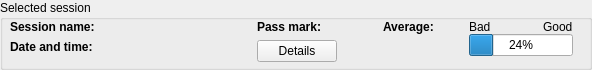
          <widget class="QGroupBox" name="VSSCSGroupBox" >
           <property name="minimumSize" >
            <size>
             <width>0</width>
             <height>70</height>
            </size>
           </property>
           <property name="maximumSize" >
            <size>
             <width>16777215</width>
             <height>70</height>
            </size>
           </property>
           <property name="title" >
            <string>Selected session</string>
           </property>
           <widget class="QWidget" name="VSSCSGridLayout" >
            <property name="geometry" >
             <rect>
              <x>0</x>
              <y>10</y>
              <width>583</width>
              <height>75</height>
             </rect>
            </property>
            <layout class="QGridLayout" >
             <property name="leftMargin" >
              <number>10</number>
             </property>
             <property name="topMargin" >
              <number>10</number>
             </property>
             <property name="rightMargin" >
              <number>10</number>
             </property>
             <property name="bottomMargin" >
              <number>10</number>
             </property>
             <property name="horizontalSpacing" >
              <number>6</number>
             </property>
             <property name="verticalSpacing" >
              <number>6</number>
             </property>
             <item row="0" column="0" >
              <layout class="QVBoxLayout" >
               <property name="spacing" >
                <number>6</number>
               </property>
               <property name="leftMargin" >
                <number>0</number>
               </property>
               <property name="topMargin" >
                <number>0</number>
               </property>
               <property name="rightMargin" >
                <number>0</number>
               </property>
               <property name="bottomMargin" >
                <number>0</number>
               </property>
               <item>
                <layout class="QHBoxLayout" >
                 <property name="spacing" >
                  <number>6</number>
                 </property>
                 <property name="leftMargin" >
                  <number>0</number>
                 </property>
                 <property name="topMargin" >
                  <number>0</number>
                 </property>
                 <property name="rightMargin" >
                  <number>0</number>
                 </property>
                 <property name="bottomMargin" >
                  <number>0</number>
                 </property>
                 <item>
                  <widget class="QLabel" name="label_current_session_name" >
                   <property name="text" >
                    <string>&lt;b>Session name:&lt;/b></string>
                   </property>
                  </widget>
                 </item>
                 <item>
                  <widget class="QLabel" name="VSSNameLabel" >
                   <property name="minimumSize" >
                    <size>
                     <width>150</width>
                     <height>0</height>
                    </size>
                   </property>
                   <property name="statusTip" >
                    <string>Name of the selected session</string>
                   </property>
                  </widget>
                 </item>
                </layout>
               </item>
               <item>
                <layout class="QHBoxLayout" >
                 <property name="spacing" >
                  <number>6</number>
                 </property>
                 <property name="leftMargin" >
                  <number>0</number>
                 </property>
                 <property name="topMargin" >
                  <number>0</number>
                 </property>
                 <property name="rightMargin" >
                  <number>0</number>
                 </property>
                 <property name="bottomMargin" >
                  <number>0</number>
                 </property>
                 <item>
                  <widget class="QLabel" name="label_current_session_datetime" >
                   <property name="text" >
                    <string>&lt;b>Date and time:&lt;/b></string>
                   </property>
                  </widget>
                 </item>
                 <item>
                  <widget class="QLabel" name="VSSDateTimeLabel" >
                   <property name="minimumSize" >
                    <size>
                     <width>150</width>
                     <height>0</height>
                    </size>
                   </property>
                   <property name="statusTip" >
                    <string>Date and time of the selected session</string>
                   </property>
                  </widget>
                 </item>
                </layout>
               </item>
               <item>
                <spacer>
                 <property name="orientation" >
                  <enum>Qt::Vertical</enum>
                 </property>
                 <property name="sizeHint" >
                  <size>
                   <width>20</width>
                   <height>40</height>
                  </size>
                 </property>
                </spacer>
               </item>
              </layout>
             </item>
             <item row="0" column="3" >
              <layout class="QVBoxLayout" >
               <property name="spacing" >
                <number>6</number>
               </property>
               <property name="leftMargin" >
                <number>0</number>
               </property>
               <property name="topMargin" >
                <number>0</number>
               </property>
               <property name="rightMargin" >
                <number>0</number>
               </property>
               <property name="bottomMargin" >
                <number>0</number>
               </property>
               <item>
                <layout class="QVBoxLayout" >
                 <property name="spacing" >
                  <number>0</number>
                 </property>
                 <property name="leftMargin" >
                  <number>0</number>
                 </property>
                 <property name="topMargin" >
                  <number>0</number>
                 </property>
                 <property name="rightMargin" >
                  <number>0</number>
                 </property>
                 <property name="bottomMargin" >
                  <number>0</number>
                 </property>
                 <item>
                  <layout class="QHBoxLayout" >
                   <property name="spacing" >
                    <number>6</number>
                   </property>
                   <property name="leftMargin" >
                    <number>0</number>
                   </property>
                   <property name="topMargin" >
                    <number>0</number>
                   </property>
                   <property name="rightMargin" >
                    <number>0</number>
                   </property>
                   <property name="bottomMargin" >
                    <number>0</number>
                   </property>
                   <item>
                    <widget class="QLabel" name="label_overall_score_bad" >
                     <property name="text" >
                      <string>Bad</string>
                     </property>
                    </widget>
                   </item>
                   <item>
                    <spacer>
                     <property name="orientation" >
                      <enum>Qt::Horizontal</enum>
                     </property>
                     <property name="sizeHint" >
                      <size>
                       <width>40</width>
                       <height>10</height>
                      </size>
                     </property>
                    </spacer>
                   </item>
                   <item>
                    <widget class="QLabel" name="label_overall_score_good" >
                     <property name="text" >
                      <string>Good</string>
                     </property>
                    </widget>
                   </item>
                  </layout>
                 </item>
                 <item>
                  <widget class="QProgressBar" name="VSSOverallResultsProgressBar" >
                   <property name="statusTip" >
                    <string>Average result of the selected session</string>
                   </property>
                   <property name="value" >
                    <number>24</number>
                   </property>
                   <property name="alignment" >
                    <set>Qt::AlignHCenter</set>
                   </property>
                   <property name="orientation" >
                    <enum>Qt::Horizontal</enum>
                   </property>
                  </widget>
                 </item>
                 <item>
                  <spacer>
                   <property name="orientation" >
                    <enum>Qt::Vertical</enum>
                   </property>
                   <property name="sizeHint" >
                    <size>
                     <width>20</width>
                     <height>40</height>
                    </size>
                   </property>
                  </spacer>
                 </item>
                </layout>
               </item>
              </layout>
             </item>
             <item row="0" column="1" >
              <layout class="QVBoxLayout" >
               <property name="spacing" >
                <number>6</number>
               </property>
               <property name="leftMargin" >
                <number>0</number>
               </property>
               <property name="topMargin" >
                <number>0</number>
               </property>
               <property name="rightMargin" >
                <number>0</number>
               </property>
               <property name="bottomMargin" >
                <number>0</number>
               </property>
               <item>
                <layout class="QHBoxLayout" >
                 <property name="spacing" >
                  <number>6</number>
                 </property>
                 <property name="leftMargin" >
                  <number>0</number>
                 </property>
                 <property name="topMargin" >
                  <number>0</number>
                 </property>
                 <property name="rightMargin" >
                  <number>0</number>
                 </property>
                 <property name="bottomMargin" >
                  <number>0</number>
                 </property>
                 <item>
                  <widget class="QLabel" name="label_current_session_passmark" >
                   <property name="text" >
                    <string>&lt;b>Pass mark:&lt;/b></string>
                   </property>
                  </widget>
                 </item>
                 <item>
                  <widget class="QLabel" name="VSSPassMarkLabel" >
                   <property name="minimumSize" >
                    <size>
                     <width>50</width>
                     <height>0</height>
                    </size>
                   </property>
                   <property name="statusTip" >
                    <string>The minimum number of correct answers to pass this exam</string>
                   </property>
                  </widget>
                 </item>
                </layout>
               </item>
               <item>
                <layout class="QHBoxLayout" >
                 <item>
                  <widget class="QPushButton" name="btnDetails" >
                   <property name="sizePolicy" >
                    <sizepolicy vsizetype="Preferred" hsizetype="Minimum" >
                     <horstretch>0</horstretch>
                     <verstretch>0</verstretch>
                    </sizepolicy>
                   </property>
                   <property name="text" >
                    <string>Details</string>
                   </property>
                  </widget>
                 </item>
                 <item>
                  <spacer>
                   <property name="orientation" >
                    <enum>Qt::Horizontal</enum>
                   </property>
                   <property name="sizeHint" >
                    <size>
                     <width>40</width>
                     <height>20</height>
                    </size>
                   </property>
                  </spacer>
                 </item>
                </layout>
               </item>
               <item>
                <spacer>
                 <property name="orientation" >
                  <enum>Qt::Vertical</enum>
                 </property>
                 <property name="sizeHint" >
                  <size>
                   <width>20</width>
                   <height>40</height>
                  </size>
                 </property>
                </spacer>
               </item>
              </layout>
             </item>
             <item row="0" column="2" >
              <layout class="QVBoxLayout" >
               <property name="spacing" >
                <number>6</number>
               </property>
               <property name="leftMargin" >
                <number>0</number>
               </property>
               <property name="topMargin" >
                <number>0</number>
               </property>
               <property name="rightMargin" >
                <number>0</number>
               </property>
               <property name="bottomMargin" >
                <number>0</number>
               </property>
               <item>
                <widget class="QLabel" name="label_overall_results" >
                 <property name="minimumSize" >
                  <size>
                   <width>80</width>
                   <height>0</height>
                  </size>
                 </property>
                 <property name="maximumSize" >
                  <size>
                   <width>120</width>
                   <height>16777215</height>
                  </size>
                 </property>
                 <property name="text" >
                  <string>&lt;b>Average:&lt;/b></string>
                 </property>
                </widget>
               </item>
               <item>
                <spacer>
                 <property name="orientation" >
                  <enum>Qt::Vertical</enum>
                 </property>
                 <property name="sizeHint" >
                  <size>
                   <width>20</width>
                   <height>40</height>
                  </size>
                 </property>
                </spacer>
               </item>
              </layout>
             </item>
            </layout>
           </widget>
          </widget>
